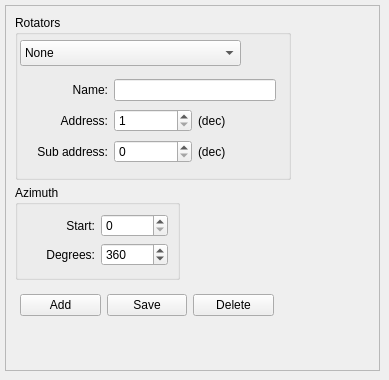
      <widget class="QWidget" name="tabRotators">
       <attribute name="title">
        <string>Rotators</string>
       </attribute>
       <widget class="QFrame" name="frameRotators">
        <property name="geometry">
         <rect>
          <x>5</x>
          <y>5</y>
          <width>375</width>
          <height>366</height>
         </rect>
        </property>
        <property name="frameShape">
         <enum>QFrame::StyledPanel</enum>
        </property>
        <property name="frameShadow">
         <enum>QFrame::Raised</enum>
        </property>
        <widget class="QGroupBox" name="groupBoxRotatorAzimuth">
         <property name="geometry">
          <rect>
           <x>10</x>
           <y>180</y>
           <width>165</width>
           <height>95</height>
          </rect>
         </property>
         <property name="title">
          <string>Azimuth</string>
         </property>
         <layout class="QHBoxLayout" name="horizontalLayout_3">
          <item>
           <layout class="QGridLayout" name="gridLayout_11">
            <item row="0" column="0">
             <widget class="QLabel" name="labelRotatorStart">
              <property name="text">
               <string>Start:</string>
              </property>
              <property name="alignment">
               <set>Qt::AlignRight|Qt::AlignTrailing|Qt::AlignVCenter</set>
              </property>
             </widget>
            </item>
            <item row="0" column="1">
             <widget class="QSpinBox" name="spinBoxRotatorStartAzimuth">
              <property name="frame">
               <bool>true</bool>
              </property>
              <property name="minimum">
               <number>0</number>
              </property>
              <property name="maximum">
               <number>359</number>
              </property>
              <property name="value">
               <number>0</number>
              </property>
             </widget>
            </item>
            <item row="1" column="0">
             <widget class="QLabel" name="labelRotatorStop">
              <property name="text">
               <string>Degrees:</string>
              </property>
              <property name="alignment">
               <set>Qt::AlignRight|Qt::AlignTrailing|Qt::AlignVCenter</set>
              </property>
             </widget>
            </item>
            <item row="1" column="1">
             <widget class="QSpinBox" name="spinBoxRotatorDegreesAzimuth">
              <property name="minimum">
               <number>0</number>
              </property>
              <property name="maximum">
               <number>1000</number>
              </property>
              <property name="value">
               <number>360</number>
              </property>
             </widget>
            </item>
           </layout>
          </item>
         </layout>
        </widget>
        <widget class="QGroupBox" name="groupBoxRotators">
         <property name="geometry">
          <rect>
           <x>10</x>
           <y>10</y>
           <width>276</width>
           <height>165</height>
          </rect>
         </property>
         <property name="title">
          <string>Rotators</string>
         </property>
         <widget class="QComboBox" name="comboBoxRotators">
          <property name="geometry">
           <rect>
            <x>5</x>
            <y>25</y>
            <width>221</width>
            <height>26</height>
           </rect>
          </property>
          <item>
           <property name="text">
            <string>None</string>
           </property>
          </item>
         </widget>
         <widget class="QWidget" name="layoutWidget">
          <property name="geometry">
           <rect>
            <x>15</x>
            <y>62</y>
            <width>246</width>
            <height>91</height>
           </rect>
          </property>
          <layout class="QGridLayout" name="gridLayout_7">
           <item row="0" column="0">
            <widget class="QLabel" name="labelRotatorName">
             <property name="text">
              <string>Name:</string>
             </property>
             <property name="alignment">
              <set>Qt::AlignRight|Qt::AlignTrailing|Qt::AlignVCenter</set>
             </property>
            </widget>
           </item>
           <item row="0" column="1" colspan="2">
            <widget class="QLineEdit" name="lineEditRotatorName"/>
           </item>
           <item row="1" column="0">
            <widget class="QLabel" name="labelRotatorAddress">
             <property name="text">
              <string>Address:</string>
             </property>
             <property name="alignment">
              <set>Qt::AlignRight|Qt::AlignTrailing|Qt::AlignVCenter</set>
             </property>
            </widget>
           </item>
           <item row="1" column="1">
            <widget class="QSpinBox" name="spinBoxRotatorAddress">
             <property name="minimum">
              <number>1</number>
             </property>
             <property name="maximum">
              <number>255</number>
             </property>
             <property name="value">
              <number>1</number>
             </property>
            </widget>
           </item>
           <item row="1" column="2">
            <widget class="QLabel" name="labelRotatorAddressDec">
             <property name="text">
              <string>(dec)</string>
             </property>
            </widget>
           </item>
           <item row="2" column="0">
            <widget class="QLabel" name="labelRotatorSubAddress">
             <property name="text">
              <string>Sub address:</string>
             </property>
             <property name="alignment">
              <set>Qt::AlignRight|Qt::AlignTrailing|Qt::AlignVCenter</set>
             </property>
            </widget>
           </item>
           <item row="2" column="1">
            <widget class="QSpinBox" name="spinBoxRotatorSubAddress">
             <property name="minimum">
              <number>0</number>
             </property>
             <property name="maximum">
              <number>255</number>
             </property>
             <property name="value">
              <number>0</number>
             </property>
            </widget>
           </item>
           <item row="2" column="2">
            <widget class="QLabel" name="labelRotatorSubAddressDec">
             <property name="text">
              <string>(dec)</string>
             </property>
            </widget>
           </item>
          </layout>
         </widget>
        </widget>
        <widget class="QWidget" name="layoutWidget">
         <property name="geometry">
          <rect>
           <x>15</x>
           <y>285</y>
           <width>254</width>
           <height>31</height>
          </rect>
         </property>
         <layout class="QHBoxLayout" name="horizontalLayout">
          <item>
           <widget class="QPushButton" name="pushButtonRotatorAdd">
            <property name="text">
             <string>Add</string>
            </property>
           </widget>
          </item>
          <item>
           <widget class="QPushButton" name="pushButtonRotatorSave">
            <property name="text">
             <string>Save</string>
            </property>
           </widget>
          </item>
          <item>
           <widget class="QPushButton" name="pushButtonRotatorDelete">
            <property name="text">
             <string>Delete</string>
            </property>
           </widget>
          </item>
         </layout>
        </widget>
       </widget>
      </widget>
